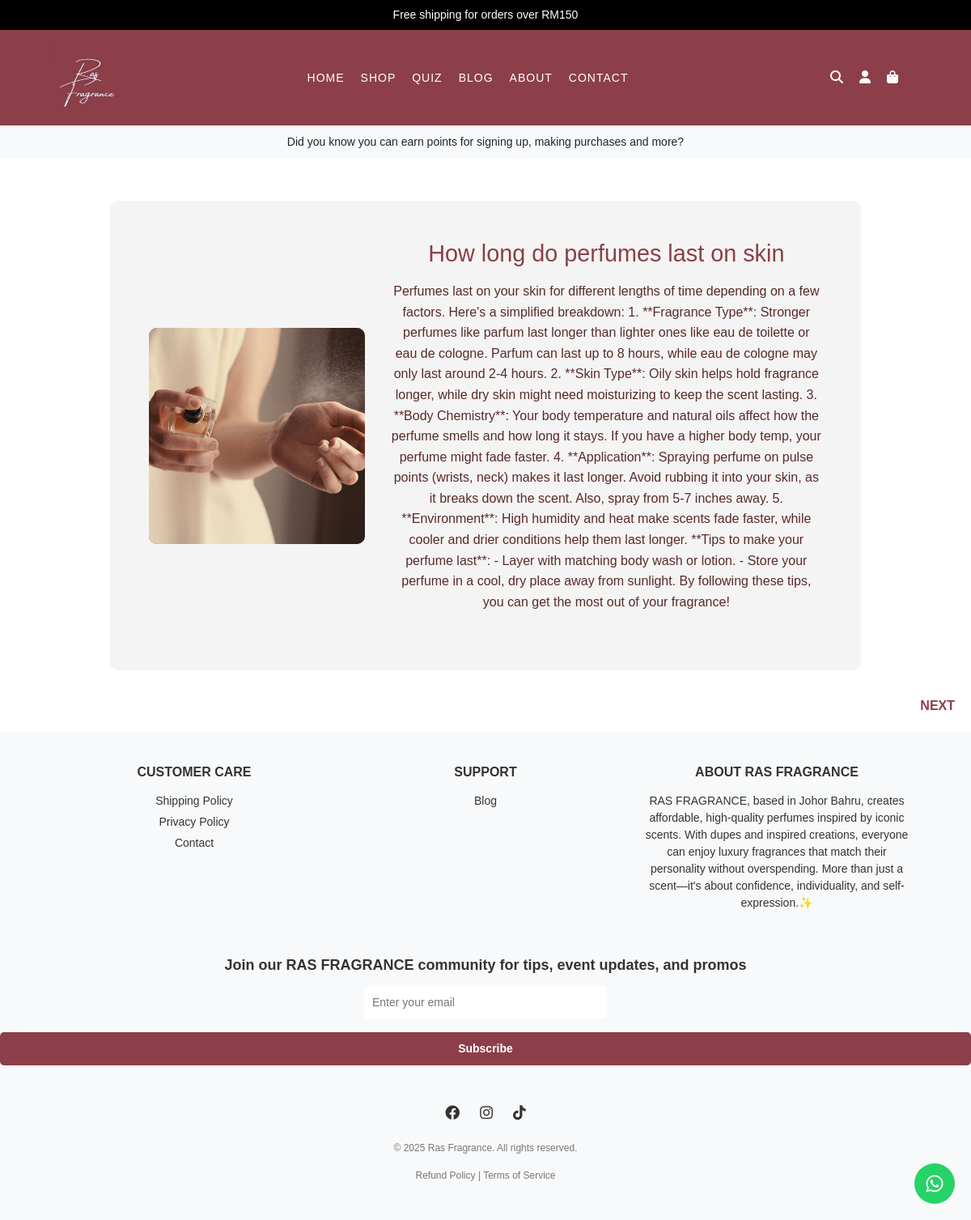
Screenshot of /blog.php with the database file from the repository.
### tables this page shows
CREATE TABLE `blogs` (
  `id` int(11) NOT NULL,
  `title` varchar(255) NOT NULL,
  `content` text NOT NULL,
  `image` varchar(255) NOT NULL,
  `created_at` timestamp NOT NULL DEFAULT current_timestamp()
);

### blog.php (the view, shortened to what this page needs)
<?php
include 'db_connection.php';
$query = "SELECT * FROM blogs ORDER BY created_at DESC LIMIT 1";
$result = $conn->query($query);
$blog = [
    'title' => 'No Blog Found',
    'content' => 'Currently, there are no blog posts available.',
    'image' => 'images/placeholder.png'
];
if ($result && $result->num_rows > 0) {
    $blog = $result->fetch_assoc();
}
?>
<!DOCTYPE html>
<html lang="en">
<head>
    <link rel="stylesheet" href="styles.css">
</head>
<body>
    <?php include 'header.php'; ?>
    <main>
        <section class="blog-section">
            <div class="blog-image">
                <img src="<?php echo htmlspecialchars($blog['image']); ?>" alt="Blog Image">
            </div>
            <div class="blog-content">
                <h2><?php echo htmlspecialchars($blog['title']); ?></h2>
                <p><?php echo htmlspecialchars($blog['content']); ?></p>
            </div>
        </section>
        <div class="blog-next">
            <a href="next_blog.php">NEXT</a>
        </div>
    </main>
    <?php include('footer.php'); ?>
</body>
</html>

### styles.css (style rules this page uses)
body { font-family: Arial, sans-serif; margin: 0; padding: 0; background-color: #f4e7e7; color: #a64d4d; line-height: 1.6; }
main { padding: 2rem; }
section { margin-bottom: 3rem; text-align: center; padding: 1rem; background-color: #fff; border-radius: 10px; box-shadow: 0 4px 8px rgba(0, 0, 0, 0.1); }
section h2 { font-size: 1.8rem; margin-bottom: 1rem; color: white; }
section p { font-size: 1rem; margin-bottom: 1.5rem; color: #8C3F49; }
body { font-family: Arial, sans-serif; background-color: #f4e7e7; color: #5a2a2a; margin: 0; padding: 0; }
main { padding: 2rem; display: flex; flex-direction: column; align-items: center; justify-content: center; min-height: 80vh; }
section { margin-bottom: 3rem; background-color: #fff; border-radius: 10px; box-shadow: 0 4px 8px rgba(0, 0, 0, 0.1); }
* { outline: none !important; border: none !important; box-shadow: none !important; }

### blog.php (style rules this page uses)
body { font-family: Arial, sans-serif; margin: 0; padding: 0; }
h1, h2 { margin: 5px 0; text-align: center; }
main { padding: 20px; }
.blog-section { display: flex; justify-content: center; align-items: center; flex-wrap: wrap; padding: 2rem; margin: 2rem auto; max-width: 80%; background-color: #f4f4f4; border-radius: 10px; box-shadow: 0 4px 8px rgba(0, 0, 0, 0.1); }
.blog-image { flex: 1; min-width: 250px; max-width: 300px; background-color: #8C3F49; display: flex; justify-content: center; align-items: center; border-radius: 10px; overflow: hidden; margin: 1rem; }
.blog-image img { max-width: 100%; height: auto; }
.blog-content { flex: 2; min-width: 300px; margin: 1rem; }
.blog-content h2 { font-size: 1.8rem; color: #8C3F49; margin-bottom: 1rem; }
.blog-content p { font-size: 1rem; line-height: 1.6; color: #5a2a2a; }
.blog-next { text-align: right; margin-top: 2rem; }
.blog-next a { text-decoration: none; color: #8C3F49; font-weight: bold; font-size: 1rem; }

### header.php (style rules this page uses)
body { margin: 0; font-family: Arial, sans-serif; }

### footer.php (style rules this page uses)
body { margin: 0; font-family: Arial, sans-serif; }

### rows the page displays
blogs: image (picture), title "How long do perfumes last on skin", content "Perfumes last on your skin for different lengths of time depending on a few factors. Here's a simplified breakdown: 1. **Fragrance Type**: Stronger perfumes like parfum last longer than lighter ones like eau de toilette or eau de cologne. Parfum can last up to 8 hours, while eau de cologne may only last around 2-4 hours. 2. **Skin Type**: Oily skin helps hold fragrance longer, while dry skin might need moisturizing to keep the scent lasting. 3. **Body Chemistry**: Your body temperature and natural oils affect how the perfume smells and how long it stays. If you have a higher body temp, your perfume might fade faster. 4. **Application**: Spraying perfume on pulse points (wrists, neck) makes…"
